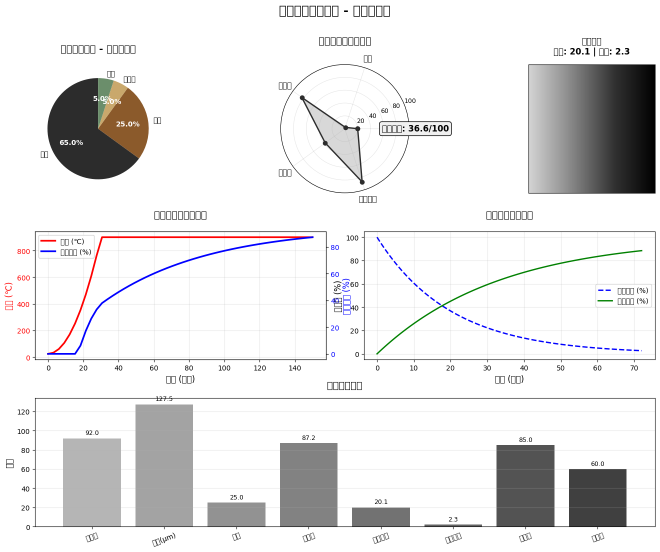
#> input picture p107/comprehensive_report.png, 1319 x 1103 px (shown at 1/2 size)
$ python -i processor.py   (imports and definitions only)
#> lines starting #> are read from the running program, lines starting #| are printed output that depends on the picture; after the words box and inside, x2 and y2 are one past the last pixel; in counts of white or black regions, pixels touching at a corner belong together
### p33/backend/utils/common.py
import os
import sys
import json
import time
import hashlib
from typing import Any, Dict, List, Optional, Callable
from datetime import datetime
from functools import wraps
import logging

logging.basicConfig(level=logging.INFO)
logger = logging.getLogger(__name__)


class SingletonMeta(type):
    _instances: Dict[type, Any] = {}

    def __call__(cls, *args, **kwargs):
        if cls not in cls._instances:
            cls._instances[cls] = super().__call__(*args, **kwargs)
        return cls._instances[cls]


class PerformanceMonitor:
    def __init__(self):
        self.start_times: Dict[str, float] = {}
        self.metrics: Dict[str, List[float]] = {}

    def start(self, name: str):
        self.start_times[name] = time.perf_counter()

    # [25 lines left out: functions end, get_average, get_stats, not called in this run]


performance_monitor = PerformanceMonitor()


def measure_time(func: Callable) -> Callable:
    @wraps(func)
    def wrapper(*args, **kwargs):
        start = time.perf_counter()
        try:
            return func(*args, **kwargs)
        finally:
            elapsed = time.perf_counter() - start
            logger.debug(f"{func.__name__} 耗时: {elapsed:.4f}s")
    return wrapper


# [9 lines left out: function lazy_load, not called in this run]


class ConfigManager(metaclass=SingletonMeta):
    def __init__(self):
        self.config: Dict[str, Any] = {}
        self._load_defaults()

    def _load_defaults(self):
        self.config = {
            "cache": {
                "max_size_mb": 512,
                "ttl_seconds": 3600,
                "auto_clean_interval": 300
            },
            "image": {
                "max_dimension": 8000,
                "jpeg_quality": 85,
                "thumbnail_size": 256
            },
            "scanner": {
                "buffer_size": 10,
                "auto_reconnect": True,
                "reconnect_attempts": 3
            },
            "diagnostics": {
                "enabled": True,
                "check_interval": 60,
                "alert_threshold": 3
            }
        }

    def get(self, key: str, default: Any = None) -> Any:
#> called with key = 'cache.max_size_mb', default = 512
        keys = key.split('.')
        value = self.config
        for k in keys:
            if isinstance(value, dict) and k in value:
                value = value[k]
            else:
                return default
        return value

    # [8 lines left out: function set, not called in this run]


config_manager = ConfigManager()


class MemoryTracker(metaclass=SingletonMeta):
    def __init__(self):
        self.objects: Dict[str, int] = {}
        self.total_allocated = 0

    # [10 lines left out: functions track, release, not called in this run]

    def get_usage_mb(self) -> float:
        return self.total_allocated / (1024 * 1024)

    def get_object_count(self) -> int:
        return len(self.objects)


memory_tracker = MemoryTracker()


# [27 lines left out: functions get_platform_info, file_hash, safe_delete, not called in this run]


def ensure_directory(dirpath: str) -> str:
    os.makedirs(dirpath, exist_ok=True)
    return dirpath


# [6 lines left out: function format_bytes, not called in this run]


class EventBus(metaclass=SingletonMeta):
    def __init__(self):
        self.listeners: Dict[str, List[Callable]] = {}

    # [21 lines left out: functions on, emit, off, not called in this run]


event_bus = EventBus()

### p33/backend/utils/cache_manager.py
import gc
import time
import threading
from typing import Any, Dict, Optional, Callable
from collections import OrderedDict
import logging
from .common import SingletonMeta, config_manager, memory_tracker, event_bus, measure_time

logging.basicConfig(level=logging.INFO)
logger = logging.getLogger(__name__)


class CacheItem:
    # [8 lines left out: function __init__, not called in this run]

    def touch(self):
        self.last_accessed = time.time()
        self.access_count += 1

    # [4 lines left out: function is_expired, not called in this run]

    def get_age(self) -> float:
        return time.time() - self.created_at


class MemoryCache(metaclass=SingletonMeta):
    def __init__(self):
        self.cache: OrderedDict[str, CacheItem] = OrderedDict()
        self.max_size = config_manager.get('cache.max_size_mb', 512) * 1024 * 1024
        self.current_size = 0
        self.ttl_default = config_manager.get('cache.ttl_seconds', 3600)
#> further down, picture is the input picture: shape (1103, 1319, 3); mean B, G, R 229.2, 229, 229.6
        self.lock = threading.RLock()
        self.cleanup_thread = None
        self.running = False
        self.hits = 0
        self.misses = 0
        self.evictions = 0

    # [124 lines left out: functions start_auto_cleanup, stop_auto_cleanup, _auto_cleanup_worker, get, set, delete and 5 more, not called in this run]


memory_cache = MemoryCache()


class ImageCache:
    def __init__(self):
        self.cache = memory_cache
        self.prefix = "image:"

    def get_image(self, image_id: str) -> Optional[Any]:
        return self.cache.get(f"{self.prefix}{image_id}")

    def set_image(self, image_id: str, image: Any, size: int, ttl: int = None) -> bool:
        return self.cache.set(f"{self.prefix}{image_id}", image, size, ttl)

    def delete_image(self, image_id: str) -> bool:
        return self.cache.delete(f"{self.prefix}{image_id}")

    # [8 lines left out: function get_or_load, not called in this run]


image_cache = ImageCache()


class ThumbnailCache:
    def __init__(self):
        self.cache = memory_cache
        self.prefix = "thumb:"

    def get(self, photo_id: int, size: int = 256) -> Optional[Any]:
        return self.cache.get(f"{self.prefix}{photo_id}_{size}")

    def set(self, photo_id: int, thumbnail: Any, size: int = 256, ttl: int = 7200) -> bool:
        return self.cache.set(f"{self.prefix}{photo_id}_{size}", thumbnail, size, ttl)

    # [4 lines left out: function delete, not called in this run]


thumbnail_cache = ThumbnailCache()


# [22 lines left out: functions cached, clear_function_cache, not called in this run]

### p33/backend/image/processor.py
import gc
import io
import base64
from typing import Optional, Tuple, Dict, Any, List
from contextlib import contextmanager
import logging
import numpy as np

try:
    import cv2
except ImportError:
    cv2 = None

try:
    from PIL import Image, ImageOps
except ImportError:
    Image = None

from ..utils.common import SingletonMeta, measure_time, performance_monitor
from ..utils.cache_manager import image_cache, thumbnail_cache, memory_cache

# [1 line not run here, left out]
logger = logging.getLogger(__name__)


class ImageResourceManager(metaclass=SingletonMeta):
    def __init__(self):
        self.active_images: Dict[int, Any] = {}
        self.active_arrays: Dict[int, np.ndarray] = {}

    @contextmanager
    def managed_array(self, arr: np.ndarray):
        arr_id = id(arr)
        self.active_arrays[arr_id] = arr
        try:
            yield arr
        finally:
            if arr_id in self.active_arrays:
                del self.active_arrays[arr_id]

    # [14 lines left out: functions managed_image, cleanup, not called in this run]


resource_manager = ImageResourceManager()


# [33 lines left out: functions numpy_to_base64, base64_to_numpy, not called in this run]


class OptimizedImageProcessor(metaclass=SingletonMeta):
    def __init__(self):
        self.max_dimension = 8000
        self.thumbnail_size = 256
        self.jpeg_quality = 85

    # [12 lines left out: function _check_and_resize, not called in this run]

    @measure_time
    def auto_crop(self, img: np.ndarray, margin: int = 20) -> np.ndarray:
#> called with margin = 20
        if cv2 is None:
            return img

        with resource_manager.managed_array(img.copy()):
            gray = cv2.cvtColor(img, cv2.COLOR_BGR2GRAY) if len(img.shape) == 3 else img
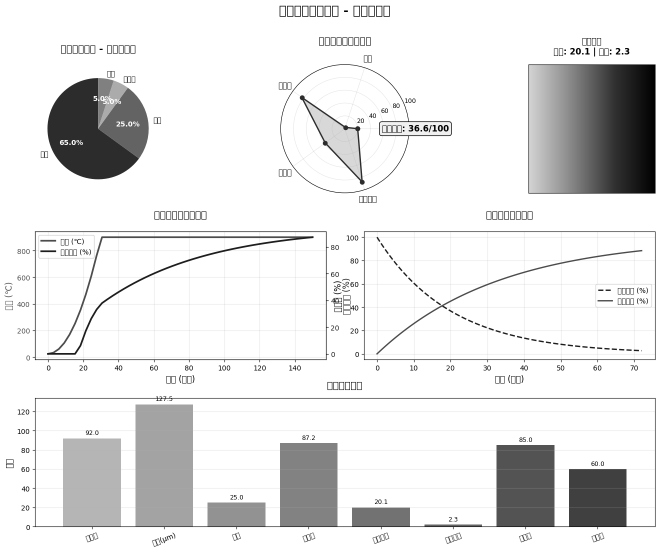
#> gray: shape (1103, 1319) (shown at 1/2 size); min 0, max 255, mean 229.2
            blurred = cv2.GaussianBlur(gray, (5, 5), 0)
            _, thresh = cv2.threshold(blurred, 10, 255, cv2.THRESH_BINARY)
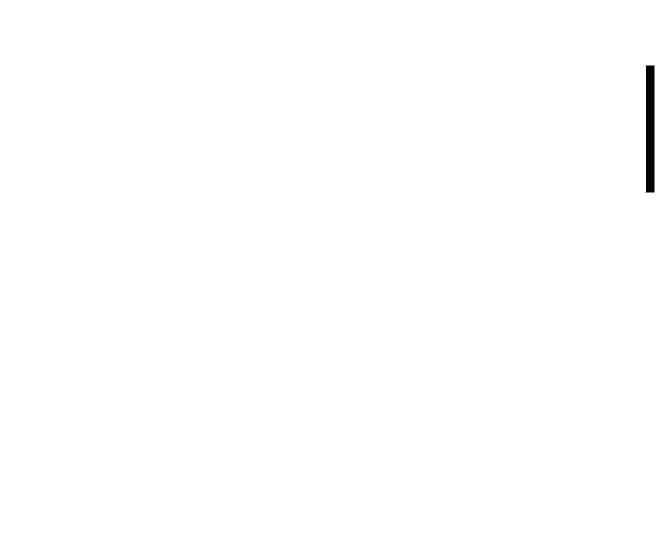
#> thresh: shape (1103, 1319) (shown at 1/2 size); 99.7% white; 1 black region, box (x1, y1, x2, y2) and area: (1291, 131, 1309, 385) 4320

            contours, _ = cv2.findContours(
                thresh, cv2.RETR_EXTERNAL, cv2.CHAIN_APPROX_SIMPLE
            )
#> contours = [[[0, 0], [0, 1102], [1318, 1102], [1318, 0]]]

            if not contours:
                return img

            max_contour = max(contours, key=cv2.contourArea)
#> max_contour = [[0, 0], [0, 1102], [1318, 1102], [1318, 0]]
            x, y, w, h = cv2.boundingRect(max_contour)
#> x = 0; y = 0; w = 1319; h = 1103

            x = max(0, x - margin)
            y = max(0, y - margin)
            w = min(img.shape[1] - x, w + 2 * margin)
            h = min(img.shape[0] - y, h + 2 * margin)

            return img[y:y + h, x:x + w].copy()

    # [124 lines left out: functions create_thumbnail, add_text_watermark, adjust_color, batch_process, not called in this run]


processor = OptimizedImageProcessor()


class ImageProcessingPipeline:
    def __init__(self):
        self.steps: List[Tuple[str, Dict[str, Any]]] = []

    def add_step(self, operation: str, **params):
        self.steps.append((operation, params))
        return self

    # [24 lines left out: function process, not called in this run]

    def reset(self):
        self.steps.clear()


# [15 lines left out: functions get_processing_stats, force_cleanup, not called in this run]

>>> import cv2
>>> picture = cv2.imread('../../../p107/comprehensive_report.png')
>>> result = OptimizedImageProcessor().auto_crop(picture)
